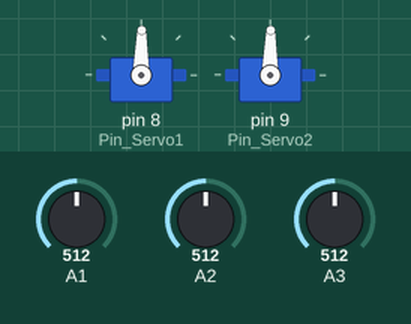
Simulated run of this sketch. Board: Arduino Uno, built with avr-gcc and run on an emulated ATmega328P. Shown: 2 × servo. The test bench sets the inputs (shaded band); at power-on: A3 = 512, A1 = 512, A2 = 512.

Above: at 1.2 s.
1.3 s: A3 set to 0
At 1.45 s:
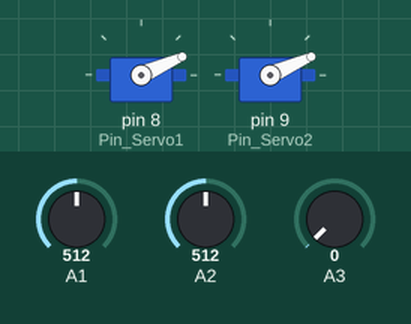
4.3 s: A3 set to 122
7.3 s: A1 set to 716
At 7.9 s:
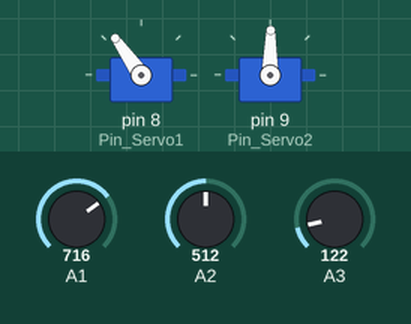
8.8 s: A2 set to 306
At 10.0 s:
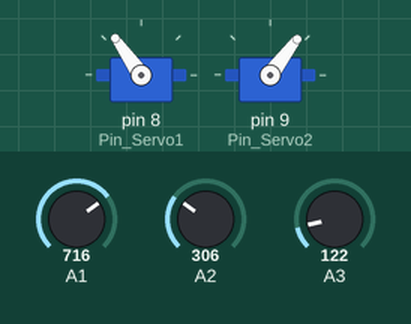
10.3 s: A2 set to 169
At 11.3 s:
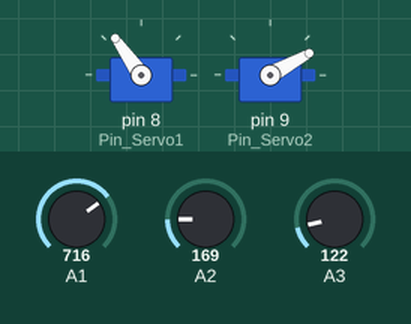
11.8 s: A1 set to 900
At 12.5 s:
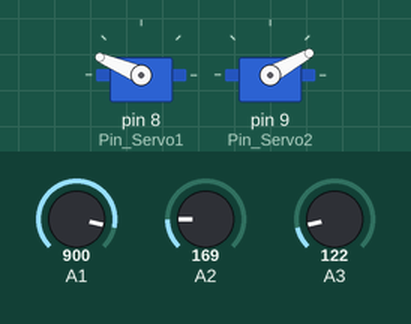
Timing chart, 0 to 14.3 s (numbered marks = the images above; inputs shaded):
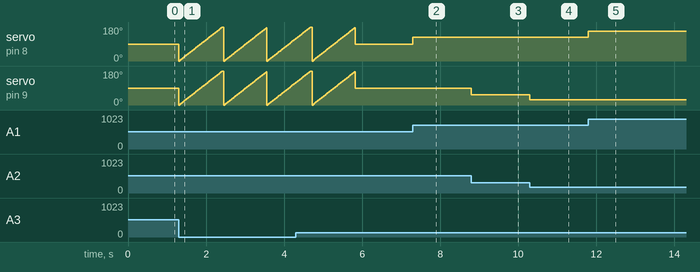

The sketch:

joystick.lnk.ino
```cpp
// il est à noté ici que nous connectons les broches URX, URY, et SW
// aux pins A1, A2 et A3 respectivement

#include <Servo.h>
const int Pin_Servo1 = 8;
const int Pin_Servo2 = 9; // pin qui va commander le servo-moteur
Servo monservo1;          // objet qui permetre de manipuler le servo-moteur
Servo monservo2;

int init_pos1 = 0;        // position du servo en dégré
int init_pos2 = 0;
int joyValue_x;          // valeurs en X, Y, et Z renvoyées par la joystick
int joyValue_y;
int joyValue_Z;

void setup() {

  Serial.begin(9600);
  monservo1.attach( Pin_Servo1); //configure le servo à la pin digital 9
  monservo2.attach( Pin_Servo2);
}

void loop() {

  joyValue_x = analogRead(A1);   // recupèrent les valeurs renvoyés par la joystick
  joyValue_y = analogRead(A2);   // sur les pin A1, A2, A3
  joyValue_Z = analogRead(A3);


if(joyValue_Z  == 0)
{
  for ( int i= 0 ; i<=179; i++ )
  { monservo1.write(i);
    monservo2.write(i);
    delay(6);
  }
  delay(50);
  for ( int i= 0 ; i<=179; i++ )
  {
    monservo1.write(i);
    monservo2.write(i);
    delay(6);
  }
}
else
{
  init_pos1 = map(joyValue_x , 0, 1023, 0 , 179); // on encapsule dans init_pos la valeur de la joystick entre  les angles 0° et 179°
  init_pos2 = map(joyValue_y , 0, 1023, 0 , 179);
  monservo1.write(init_pos1); // le servo tourne de init_pos dégré
  monservo2.write(init_pos2);
}

}
```

Measured:
- after the input at 7.3 s, servo on pin 8 (Pin_Servo1): 89° → 125° at once
- after the input at 8.8 s, servo on pin 9 (Pin_Servo2): 89° → 53° at once
- after the input at 10.3 s, servo on pin 9 (Pin_Servo2): 53° → 29° at once
- after the input at 11.8 s, servo on pin 8 (Pin_Servo1): 125° → 157° at once
